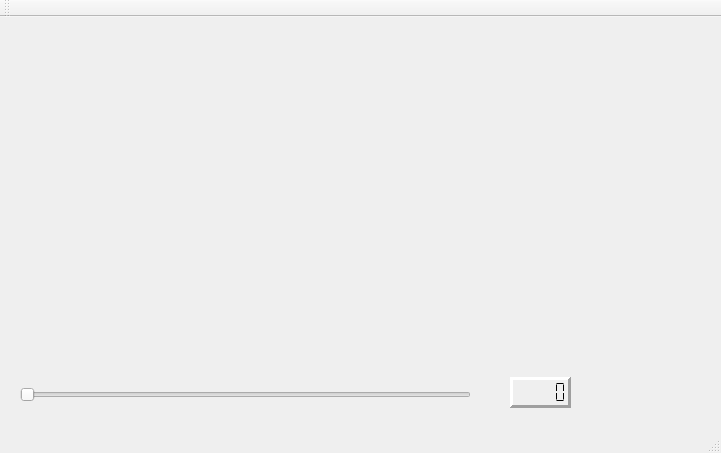
<?xml version="1.0" encoding="UTF-8"?>
<ui version="4.0">
 <class>MainWindow</class>
 <widget class="QMainWindow" name="MainWindow">
  <property name="geometry">
   <rect>
    <x>0</x>
    <y>0</y>
    <width>721</width>
    <height>453</height>
   </rect>
  </property>
  <property name="windowTitle">
   <string>MainWindow</string>
  </property>
  <widget class="QWidget" name="centralWidget">
   <widget class="QLCDNumber" name="lcdNumber">
    <property name="geometry">
     <rect>
      <x>510</x>
      <y>360</y>
      <width>61</width>
      <height>31</height>
     </rect>
    </property>
    <property name="font">
     <font>
      <pointsize>14</pointsize>
      <weight>75</weight>
      <bold>true</bold>
     </font>
    </property>
    <property name="toolTip">
     <string>This is supposed to be helpful</string>
    </property>
    <property name="layoutDirection">
     <enum>Qt::LeftToRight</enum>
    </property>
    <property name="frameShape">
     <enum>QFrame::Panel</enum>
    </property>
    <property name="frameShadow">
     <enum>QFrame::Raised</enum>
    </property>
    <property name="lineWidth">
     <number>3</number>
    </property>
    <property name="segmentStyle">
     <enum>QLCDNumber::Flat</enum>
    </property>
   </widget>
   <widget class="QWidget" name="widget" native="true">
    <property name="geometry">
     <rect>
      <x>20</x>
      <y>10</y>
      <width>691</width>
      <height>331</height>
     </rect>
    </property>
   </widget>
   <widget class="QSlider" name="horizontalSlider">
    <property name="geometry">
     <rect>
      <x>20</x>
      <y>370</y>
      <width>451</width>
      <height>16</height>
     </rect>
    </property>
    <property name="orientation">
     <enum>Qt::Horizontal</enum>
    </property>
   </widget>
  </widget>
  <widget class="QMenuBar" name="menuBar">
   <property name="geometry">
    <rect>
     <x>0</x>
     <y>0</y>
     <width>721</width>
     <height>22</height>
    </rect>
   </property>
  </widget>
  <widget class="QToolBar" name="mainToolBar">
   <attribute name="toolBarArea">
    <enum>TopToolBarArea</enum>
   </attribute>
   <attribute name="toolBarBreak">
    <bool>false</bool>
   </attribute>
  </widget>
  <widget class="QStatusBar" name="statusBar"/>
 </widget>
 <layoutdefault spacing="6" margin="11"/>
 <resources/>
 <connections>
  <connection>
   <sender>horizontalSlider</sender>
   <signal>sliderMoved(int)</signal>
   <receiver>lcdNumber</receiver>
   <slot>display(int)</slot>
   <hints>
    <hint type="sourcelabel">
     <x>245</x>
     <y>416</y>
    </hint>
    <hint type="destinationlabel">
     <x>540</x>
     <y>414</y>
    </hint>
   </hints>
  </connection>
 </connections>
</ui>
